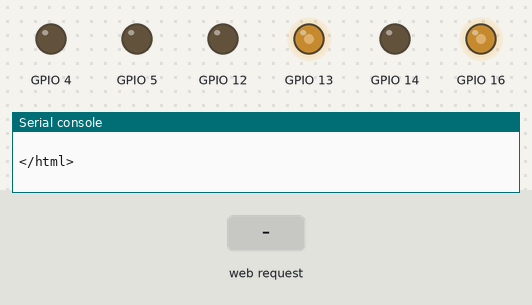
Bench run of a program on a simulated ESP32 board running MicroPython. Shown: output pins drawn as LEDs (lit = HIGH), the last lines printed to the serial console. Inputs (shaded band) come from the test bench. The board's own WiFi access point starts at once; library files of the repository ran but are not shown: 1 file(s).

Above: at 1.2 s.
1.3 s: HTTP request GET /forward received
At 1.9 s:
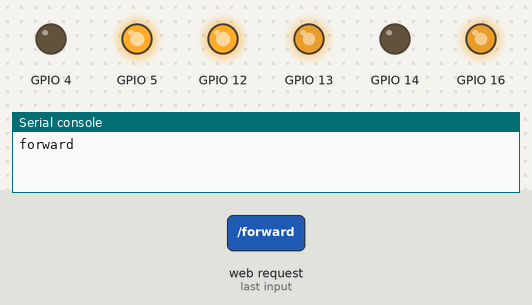
2.8 s: HTTP request GET /backward received
At 3.1 s:
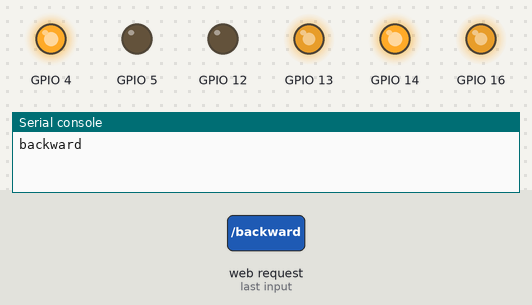
4.3 s: HTTP request GET /left received
At 5.4 s:
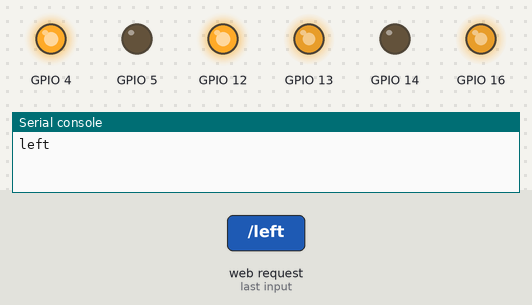
5.8 s: HTTP request GET /right received
At 6.6 s:
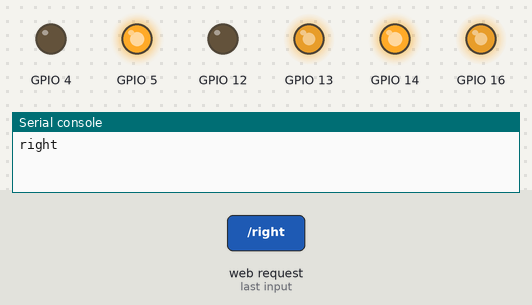
7.3 s: HTTP request GET / received
At 7.7 s:
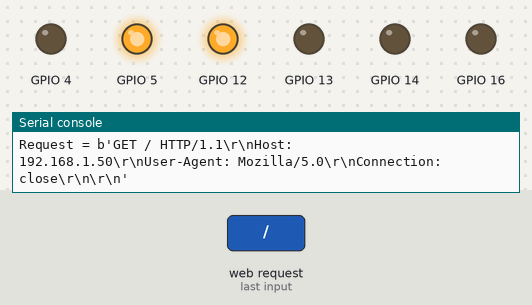
Timing chart, 0 to 9.8 s (numbered marks = the images above; inputs shaded):
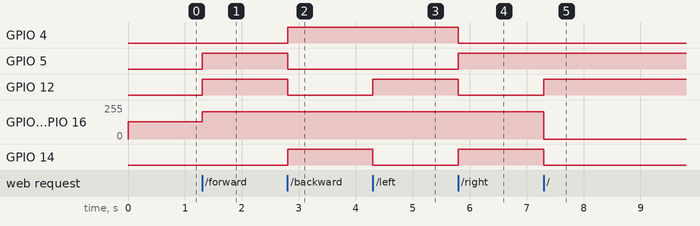

Measured:
- after the input at 1.3 s, GPIO 5, GPIO 12: LOW → HIGH at once; GPIO 13, GPIO 16: 128/255 → 204/255 at once
- after the input at 2.8 s, GPIO 4, GPIO 14: LOW → HIGH at once; GPIO 5, GPIO 12: HIGH → LOW at once
- after the input at 4.3 s, GPIO 12: LOW → HIGH at once; GPIO 14: HIGH → LOW at once
- after the input at 5.8 s, GPIO 4, GPIO 12: HIGH → LOW at once; GPIO 5, GPIO 14: LOW → HIGH at once
- after the input at 7.3 s, GPIO 12: LOW → HIGH at once; GPIO 13, GPIO 16: 204/255 → 0/255 at once; GPIO 14: HIGH → LOW at once

The program:

main.py
```python
import network
import drive

try:
  import usocket as socket
except:
  import socket

ap = network.WLAN(network.AP_IF)
ap.active(True)
ap.config(essid="ICRS101", authmode=3, password="robotics101")

def web_page():
    with open("web/control.html") as f:
        html = f.read()
    print(html)
    return html

addr = socket.getaddrinfo('0.0.0.0',80)[0][-1]
s = socket.socket(socket.AF_INET, socket.SOCK_STREAM)
s.bind(addr)
s.listen(5)

webpage = web_page()

driveBase = drive.DriveBase(16,13,5,4,12,14)

while True:
    conn, addr = s.accept()
    print(addr)
    request = conn.recv(1024)
    request = str(request)
    print('Request = %s' % request)
    if("forward" in request):
        driveBase.forward(0.8)
        print("forward")
    elif("backward" in request):
        driveBase.backward(0.8)
        print("backward")
    elif("left" in request):
        driveBase.rotateLeft(0.8)
        print("left")
    elif("right" in request):
        driveBase.rotateRight(0.8)
        print("right")
    else:
        driveBase.forward(0)

    conn.send('HTTP/1.1 200 OK\n')
    conn.send('Content-Type: text/html\n')
    conn.send('Connection: close\n\n')
    conn.sendall(webpage)
    conn.close()
```

drive.py
```python
from machine import Pin
from machine import PWM
import machine

import time

max_duty = 1023
pwm_frequency = 50000

class DriveBase:
    def __init__(self, pwmOutA, pwmOutB,
            digitalOutA1, digitalOutA2,
            digitalOutB1, digitalOutB2):
        self.pwmOutA = PWM(Pin(pwmOutA), pwm_frequency)
        self.pwmOutB = PWM(Pin(pwmOutB), pwm_frequency)

        self.digitalOutA1 = Pin(digitalOutA1, Pin.OUT)
        self.digitalOutA2 = Pin(digitalOutA2, Pin.OUT)
        self.digitalOutB1 = Pin(digitalOutB1, Pin.OUT)
        self.digitalOutB2 = Pin(digitalOutB2, Pin.OUT)

    def __getDuty(self, speed):
        return int(abs(speed) * max_duty)

    def setPower(self, speed):
        duty = self.__getDuty(speed)
        self.pwmOutA.duty(duty)
        self.pwmOutB.duty(duty)

    def setLeft(self, speed):
        self.pwmOutA.duty(self.__getDuty(speed))
        if(speed >= 0):
            self.digitalOutA1.on()
            self.digitalOutA2.off()
        else:
            self.digitalOutA1.off()
            self.digitalOutA2.on()

    def setRight(self, speed):
        self.pwmOutB.duty(self.__getDuty(speed))
        if(speed >= 0):
            self.digitalOutB1.on()
            self.digitalOutB2.off()
        else:
            self.digitalOutB1.off()
            self.digitalOutB2.on()

    def forward(self, speed=1):
        self.setPower(speed)
        self.digitalOutA1.on()
        self.digitalOutA2.off()
        self.digitalOutB1.on()
        self.digitalOutB2.off()

    def backward(self, speed=1):
        self.setPower(speed)
        self.digitalOutA1.off()
        self.digitalOutA2.on()
        self.digitalOutB1.off()
        self.digitalOutB2.on()

    def rotateRight(self, speed=1):
        self.setPower(speed)
        self.digitalOutA1.on()
        self.digitalOutA2.off()
        self.digitalOutB1.off()
        self.digitalOutB2.on()

    def rotateLeft(self, speed=1):
        self.setPower(speed)
        self.digitalOutA1.off()
        self.digitalOutA2.on()
        self.digitalOutB1.on()
        self.digitalOutB2.off()

    def initLeftSensor(self, trig, echo):
        self.leftUltraSound = UltraSoundSensor(trig, echo)

    def initRightSensor(self, trig, echo):
        self.rightUltraSound = UltraSoundSensor(trig, echo)

    def getLeftDistance(self):
        return self.leftUltraSound.getDistance()

    def getRightDistance(self):
        return self.rightUltraSound.getDistance()

class UltraSoundSensor:
    def __init__(self, trig, echo):
        self.trig = Pin(trig, Pin.OUT)
        self.echo = Pin(echo, Pin.IN)

    def getDistance(self):
        self.trig.value(0)
        time.sleep_us(5)
        self.trig.value(1)
        time.sleep_us(10)
        self.trig.value(0)

        try:
            pulse = machine.time_pulse_us(self.echo, 1, 500*2*30)
            return pulse * 100 / 582
        except OSError as ex:
            raise OSError("OUT OF RANGE")
```
